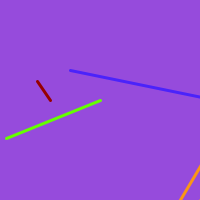
Frame 1 (no input)
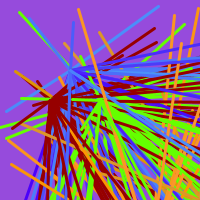
Frame 60 (the mouse pressed at the canvas centre just before this capture)
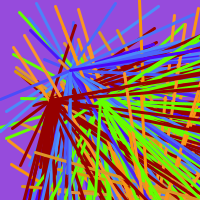
Frame 120 (the mouse held since frame 60 and released just before this capture)

The Processing sketch that drew these frames (run headless with seeded random() and noise(); from frame 60 on, the mouse is pressed at the canvas centre):

// Processing sketch: processing_97489
// ── processing_97489.pde

void setup(){
  size(200,200);
  background(150,75,220);
  strokeWeight(3);
  smooth();
}
void draw(){
 stroke(220,150,random(75));
line(200,200,random(400),random(400));
stroke(75,random(150),250);
line(70,70,random(400),random(400));
stroke(250,150,random(50));
line(150,250,random(400),random(400));
stroke(150,0,random(0));
line(50,100,random(400),random(400));
stroke(100,255,random(0));
line(100,100,random(400),random(400));
}
